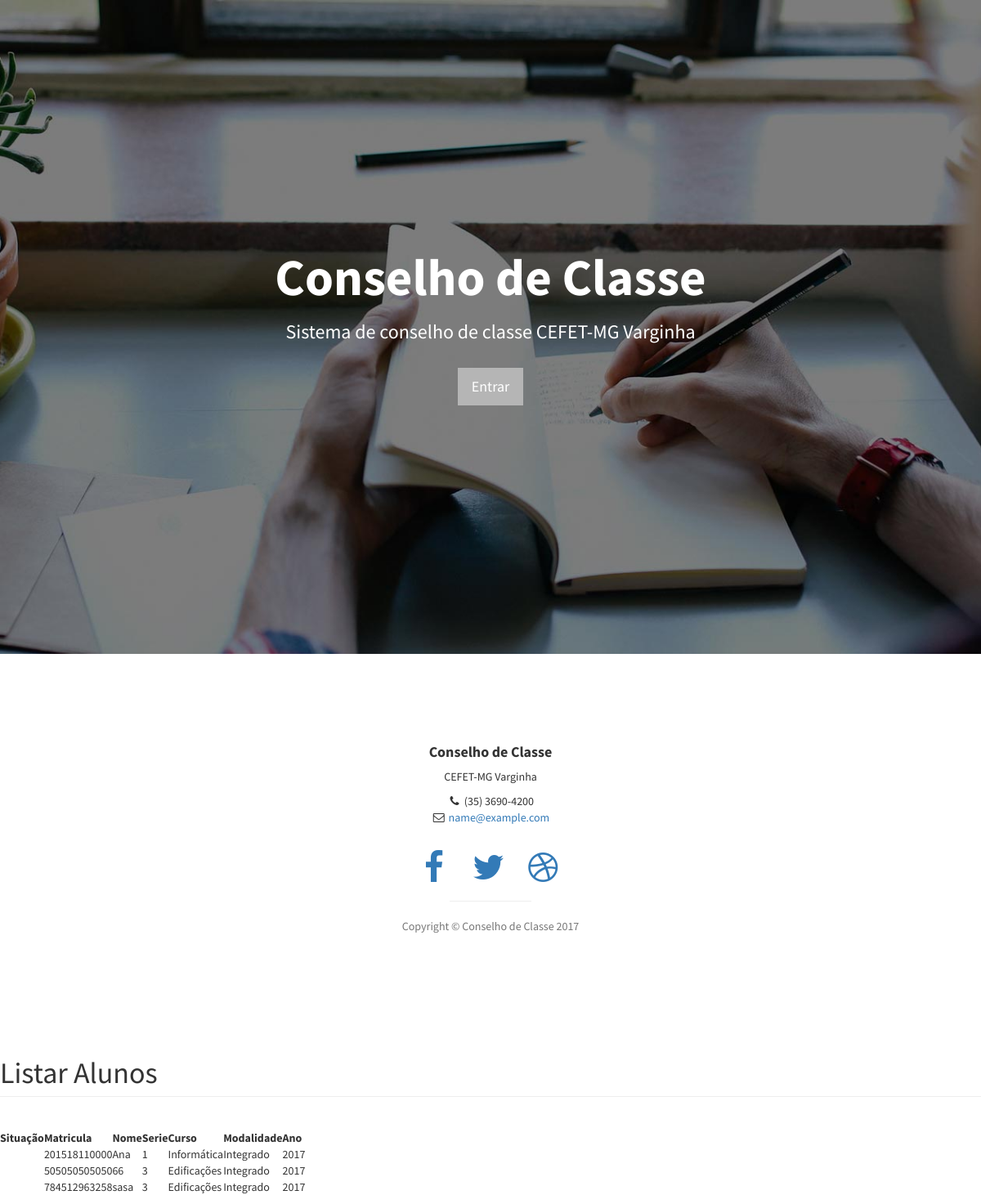
/index.php/Listar/listar/0/0/1, run on an earlier commit of the app's database.
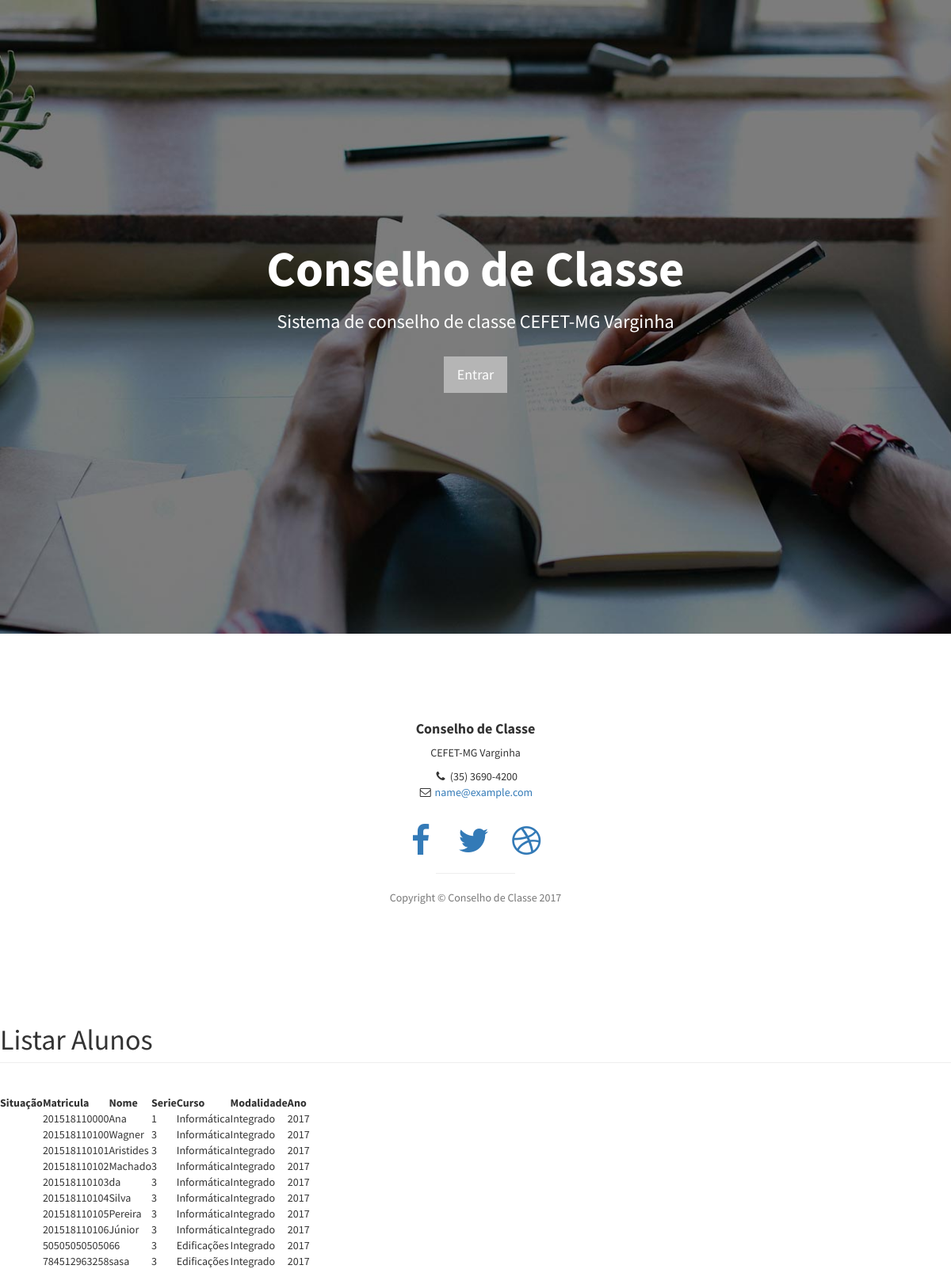
And on a later commit of the database.
### tables this page shows
CREATE TABLE `ALUNO` (
  `idALUNO` bigint(20) NOT NULL,
  `NOME` varchar(60) NOT NULL,
  `SITUACAO` int(11) DEFAULT NULL,
  `FOTO` blob
);

CREATE TABLE `TURMA` (
  `idTURMA` int(11) NOT NULL,
  `idCURSO` int(11) NOT NULL,
  `SERIE` int(11) NOT NULL,
  `MODALIDADE` int(2) NOT NULL
);

CREATE TABLE `CURSO` (
  `idCURSO` int(11) NOT NULL,
  `NOME` varchar(45) NOT NULL,
  `MODALIDADE` int(2) NOT NULL,
  `PARAMETRO` int(11) NOT NULL
);

CREATE TABLE `MODALIDADE` (
  `idMODALIDADE` int(2) NOT NULL,
  `MODALIDADE` varchar(45) NOT NULL
);

CREATE TABLE `TURMA_has_ALUNO` (
  `ALUNO_idALUNO` bigint(20) NOT NULL,
  `TURMA_idTURMA` int(11) NOT NULL,
  `ANO` int(11) NOT NULL
);

### application/controllers/Listar.php (called while the page is built, shortened)
<?php
    class Listar extends CI_Controller {
        public function __construct(){
            $this->load->library('session');
            if(!$this->session->userdata('login')){
                    $this->load->view('login');
            }
        }
        public function listar($id, $curso, $mod){
            $this->db->select('ALUNO.SITUACAO, ALUNO.NOME AS NOME_ALUNO, ALUNO.idALUNO, TURMA_has_ALUNO.ANO, TURMA.idCURSO, CURSO.idCURSO, TURMA.SERIE, TURMA.MODALIDADE, MODALIDADE.idMODALIDADE, MODALIDADE.MODALIDADE, CURSO.NOME AS NOME_CURSO');
            $this->db->from('ALUNO');
            $this->db->join('TURMA_has_ALUNO', 'TURMA_has_ALUNO.ALUNO_idALUNO = ALUNO.idALUNO', 'inner');
            $this->db->join('TURMA', 'TURMA.idTURMA = TURMA_has_ALUNO.TURMA_idTURMA', 'inner');
            $this->db->join('CURSO', 'CURSO.idCURSO = TURMA.idCURSO', 'inner');
            $this->db->join('MODALIDADE', 'CURSO.MODALIDADE = MODALIDADE.idMODALIDADE', 'inner');
            $ano = date("Y");
            if($id !=0)
                $this->db->where('TURMA.idTURMA', $id);
            else if($mod !=0 && $curso == 0)
				$this->db->where('CURSO.MODALIDADE', $mod);
			else if($curso != 0){
				$this->db->where('CURSO.MODALIDADE', $mod);
                $this->db->like('TURMA.idTURMA', $curso);
			}
            $this->db->where('TURMA_has_ALUNO.ANO', $ano);
            $data['TURMA_has_ALUNO'] = $this->db->get()->result();
            $data['modal'] = "";
            $data['url'] = base_url();
            $this->parser->parse("listar", $data);
        }
    }

### index.php (called while the page is built, shortened)
<?php
require_once BASEPATH.'core/CodeIgniter.php';

### application/views/listar.php (the view)
<div id="Main">
	<div id="page-wrapper">
		<div class="row">
			<div class="col-lg-12">
				<h1 class="page-header">Listar Alunos</h1>
            </div>
        </div>
    <div class="row" id="principal">
		<div class="col-lg-12 col-md-12" id="btn">
			<div>
			<?php
				echo br()."<table id='myTable'>".
				"<thead><tr>".
				"<th>Situação</th>".
				"<th>Matricula</th>".
				"<th>Nome</th>".
				"<th>Serie</th>".
				"<th>Curso</th>".
				"<th>Modalidade</th>".
				"<th>Ano</th>".
				"</tr></thead><tbody>";
				foreach($TURMA_has_ALUNO as $band){
				echo "<tr><td></td>".
				"<td>".$band->idALUNO. "</td>".
				"<td>".$band->NOME_ALUNO. "</td>".
				"<td>".$band->SERIE. "</td>".
				"<td>".$band->NOME_CURSO. "</td>".
				"<td>".$band->MODALIDADE. "</td>".
				"<td>".$band->ANO. "</td>".
				"</tr>";
				}
				echo "</tbody></table>";
			?>
			</div>
		</div>
	</div>
</div>

### application/views/login.php (shortened to what this page needs)
<!DOCTYPE html>
<html lang="en">
<head>
    <link href="{url}assets/css/bootstrap.min.css" rel="stylesheet">
    <link href="{url}assets/css/stylish-portfolio.css" rel="stylesheet">
    <link href="{url}assets/font-awesome/css/font-awesome.min.css" rel="stylesheet" type="text/css">
</head>
<body>
    <header id="top" class="header">
        <div class="text-vertical-center">
            <h1>Conselho de Classe</h1>
            <h3>Sistema de conselho de classe CEFET-MG Varginha</h3>
            <br>
            <button type="button" class="btn btn-dark btn-lg" data-toggle="modal" data-target="#login-modal">Entrar</button>
        </div>
    </header>
    <footer>
        <div class="container">
            <div class="row">
                <div class="col-lg-10 col-lg-offset-1 text-center">
                    <h4><strong>Conselho de Classe</strong>
                    </h4>
                    <p>CEFET-MG Varginha</p>
                    <ul class="list-unstyled">
                        <li><i class="fa fa-phone fa-fw"></i> (35) 3690-4200</li>
                        <li><i class="fa fa-envelope-o fa-fw"></i> <a href="mailto:name@example.com">name@example.com</a>
                        </li>
                    </ul>
                    <br>
                    <ul class="list-inline">
                        <li>
                            <a href="https://www.facebook.com/cefetmgvarginha/?hc_ref=SEARCH"><i class="fa fa-facebook fa-fw fa-3x"></i></a>
                        </li>
                        <li>
                            <a href="https://twitter.com/cefet_mg"><i class="fa fa-twitter fa-fw fa-3x"></i></a>
                        </li>
                        <li>
                            <a href="http://www.varginha.cefetmg.br/"><i class="fa fa-dribbble fa-fw fa-3x"></i></a>
                        </li>
                    </ul>
                    <hr class="small">
                    <p class="text-muted">Copyright &copy; Conselho de Classe 2017</p>
                </div>
            </div>
        </div>
    </footer>
</body>
</html>

### assets/css/stylish-portfolio.css (style rules this page uses)
html, body { width: 100%; height: 100%; }
body { font-family: "Source Sans Pro","Helvetica Neue",Helvetica,Arial,sans-serif; }
.text-vertical-center { display: table-cell; text-align: center; vertical-align: middle; }
.text-vertical-center h1 { margin: 0; padding: 0; font-size: 4.5em; font-weight: 700; }
.btn-dark { border-radius: 0; color: #fff; background-color: #B5B5B5; }
#top { color: #fff; }
hr.small { max-width: 100px; }
.header { display: table; position: relative; width: 100%; height: 100%; background: url(../img/banner-bg.jpg) no-repeat center center scroll; -webkit-background-size: cover; -moz-background-size: cover; background-size: cover; -o-background-size: cover; }
footer { padding: 100px 0; }

What changed in the data, as far as the page shows it:
added aluno: idALUNO "201518110100", NOME "Wagner", turma.SERIE "3", curso.NOME "Informática", modalidade.MODALIDADE "Integrado", turma_has_aluno.ANO "2017"
added aluno: idALUNO "201518110101", NOME "Aristides", turma.SERIE "3", curso.NOME "Informática", modalidade.MODALIDADE "Integrado", turma_has_aluno.ANO "2017"
added aluno: idALUNO "201518110102", NOME "Machado", turma.SERIE "3", curso.NOME "Informática", modalidade.MODALIDADE "Integrado", turma_has_aluno.ANO "2017"
added aluno: idALUNO "201518110103", NOME "da", turma.SERIE "3", curso.NOME "Informática", modalidade.MODALIDADE "Integrado", turma_has_aluno.ANO "2017"
added aluno: idALUNO "201518110104", NOME "Silva", turma.SERIE "3", curso.NOME "Informática", modalidade.MODALIDADE "Integrado", turma_has_aluno.ANO "2017"
added aluno: idALUNO "201518110105", NOME "Pereira", turma.SERIE "3", curso.NOME "Informática", modalidade.MODALIDADE "Integrado", turma_has_aluno.ANO "2017"
added aluno: idALUNO "201518110106", NOME "Júnior", turma.SERIE "3", curso.NOME "Informática", modalidade.MODALIDADE "Integrado", turma_has_aluno.ANO "2017"
